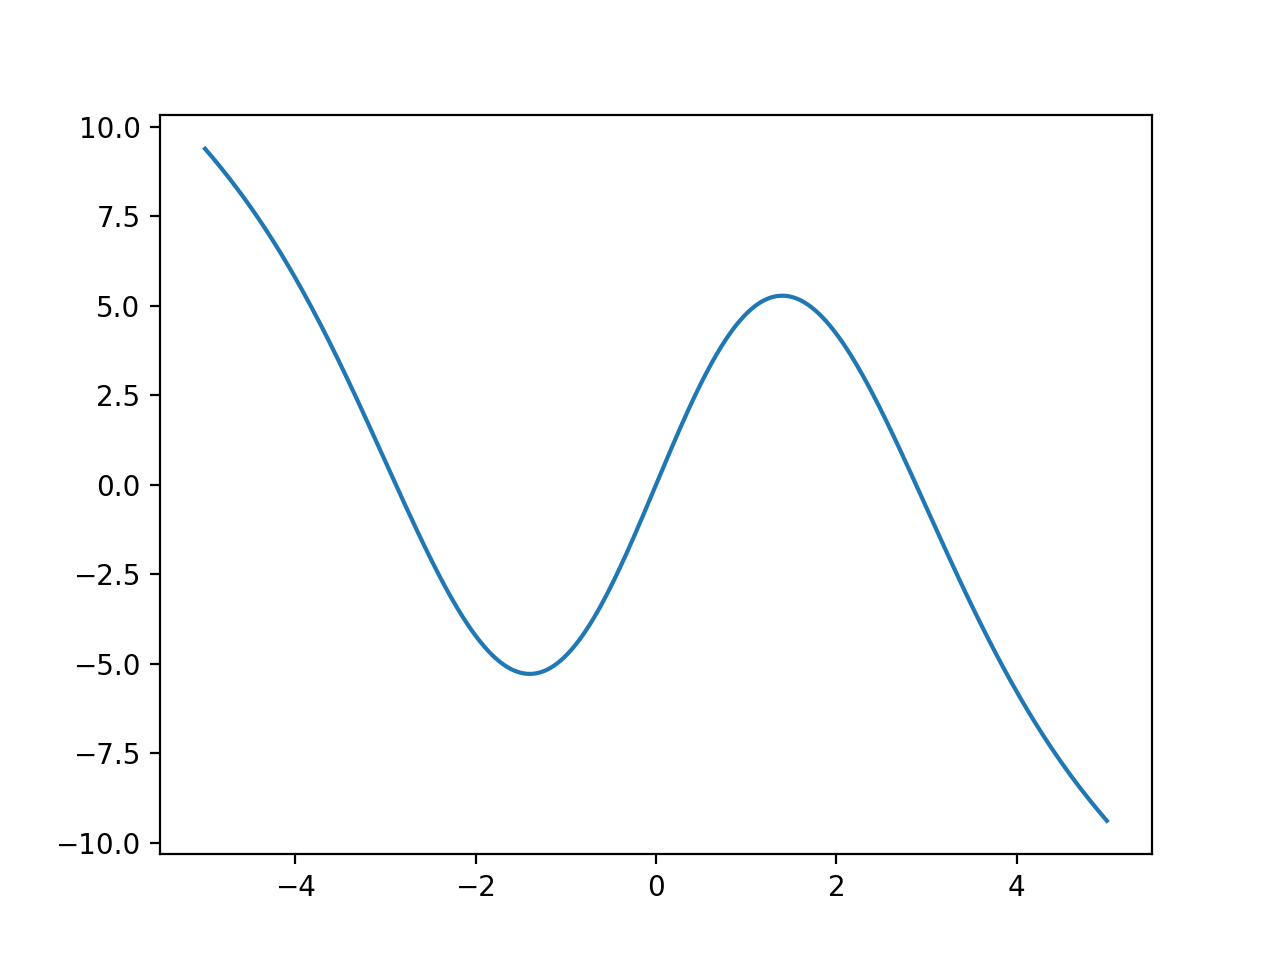

Write the Python code that produced this figure.
#file name: vectorisation.py
import numpy as np
import matplotlib.pyplot as plt
x = np.linspace(-5.0,5.,1000.0)
def f(x):
    return -x * (2.0 - 8.0 * np.exp(- (x**2)/6.0))
f2= np.vectorize(f)
plt.plot(x, f2(x))
plt.show()
